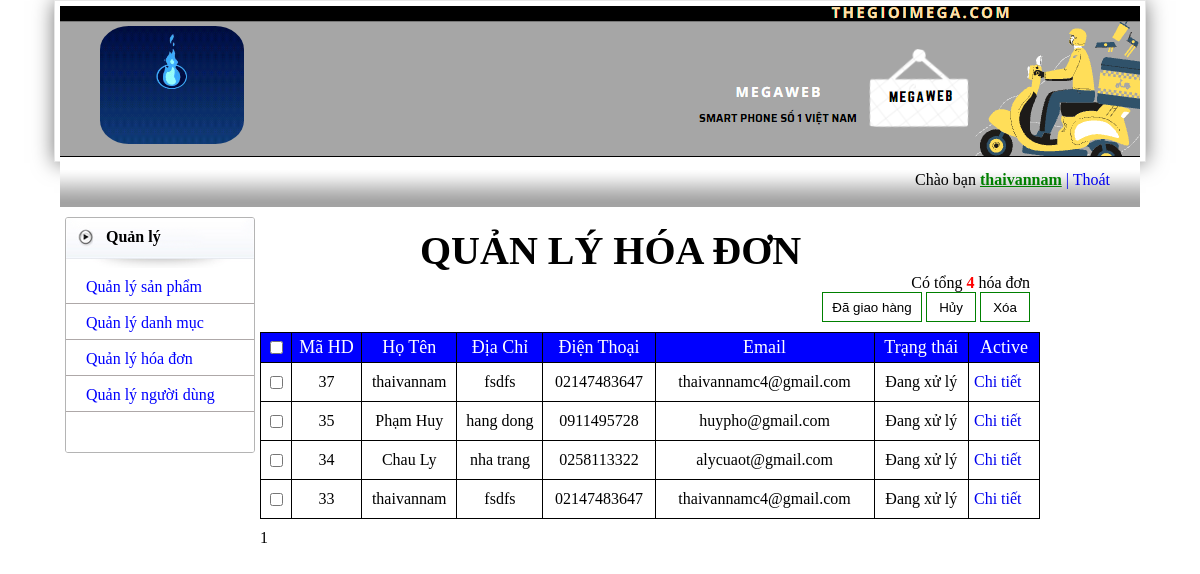
Screenshot of /admin/admin.php?admin=hienthihd (signed in) with the database file from the repository.
### tables this page shows
CREATE TABLE `hoadon` (
  `mahd` int(11) NOT NULL,
  `idnd` int(11) NOT NULL,
  `hoten` varchar(50) NOT NULL,
  `diachi` varchar(255) NOT NULL,
  `dienthoai` int(11) NOT NULL,
  `email` varchar(255) NOT NULL,
  `ngaydathang` date NOT NULL,
  `trangthai` int(11) NOT NULL
);

### admin/hoadon.php (the view, shortened to what this page needs)
<link rel="stylesheet" href="css/hienthi_sp.css">
<?php
	include ('../include/connect.php');
    $select = "select * from hoadon";
    $query = mysqli_query($mysqli,$select);
    $dem = mysqli_num_rows($query);
?>
<div class="quanlysp">
	<h3>QUẢN LÝ HÓA ĐƠN</h3>
	<p>Có tổng <font color=red><b><?php echo $dem ?></b></font> hóa đơn</p><br>
	<form action="admin.php?admin=xulyhd" method="post">
		<div id="check">
			<p>
				<input type="submit" name="giaohang" value="Đã giao hàng" />
				<input type="submit" name="huy" value="Hủy" />
				<input type="submit" name="xoa" value="Xóa" />
			</p>
		</div>
</div>
<table>
    <tr class='tieude_hienthi_sp'>
        <td width="30"><input type="checkbox" name="check"  class="checkbox" onclick="checkall('item', this)"></td>
        <td>Mã HD</td>
        <td>Họ Tên</td>
        <td>Địa Chỉ</td>
        <td>Điện Thoại</td>
        <td>Email</td>
        <td>Trạng thái</td>
        <td colspan=2>Active</td>
    </tr>
    <?php
		if(!isset($_GET['page'])){
		$page = 1;
		} else {
		$page = $_GET['page'];
		}
		$max_results = 10;
		$from = (($page * $max_results) - $max_results);
		$sql = mysqli_query($mysqli,"SELECT * FROM hoadon ORDER by mahd DESC  LIMIT $from, $max_results");
    if($dem > 0)
        while ($bien = mysqli_fetch_array($sql))
        {
?>
            <tr class='noidung_hienthi_sp'>
                <td class="masp_hienthi_sp"><input type="checkbox" name="id[]" class="item" class="checkbox" value="<?=$bien['mahd']?>"/></td>
                <td class="masp_hienthi_sp"><?php  echo $bien['mahd'] ?></td>
                <td class="stt_hienthi_sp"><?php echo $bien['hoten'] ?></td>
				<td class="sl_hienthi_sp"><?php echo $bien['diachi'] ?></td>
				<td class="sl_hienthi_sp">0<?php echo $bien['dienthoai'] ?></td>
				<td class="sl_hienthi_sp"><?php echo $bien['email'] ?></td>
				<td class="sl_hienthi_sp"><?php if($bien['trangthai']==1) echo "Đang xử lý"; else if($bien['trangthai']==2) echo"Đã giao hàng"; else echo"Đã hủy đơn hàng";?></td>
				<td class="active_hienthi_sp" style="width:70px;"><a href="admin.php?admin=chitiethoadon&mahd=<?php echo $bien['mahd']; ?> " style="float:left;">Chi tiết</a>
				</td>
            </tr>
<?php
    }
    else echo "<tr><td colspan='6'>Không có sản phẩm trong CSDL</td></tr>";
?>
</table>
	<div id="phantrang_sp">
	<?php
			$result = mysqli_query($mysqli,"SELECT COUNT(*) as Num FROM hoadon");
			$row = mysqli_fetch_assoc($result);
			$total_results = $row['Num'];
			$total_pages = ceil($total_results / $max_results);
			for($i = 1; $i <= $total_pages; $i++){
			if(($page) == $i){
			echo "$i&nbsp;";
			} else {
			echo "<a href=\"".$_SERVER['PHP_SELF']."?admin=hienthihd&page=$i\"><button class='so'>$i</button></a>&nbsp;";
			}
			}
	?>
	</div>

### admin/css/admin1.css (style rules this page uses)
* { margin: 0; padding: 0; }
table { margin: 0; padding: 0; text-indent: 0; }
body { font-family: tahoma; }
a { text-decoration: none; }
#check { width: 100%; height: auto; overflow: hidden }
#check p input { width: 100px; height: 30px; cursor: pointer; background: white; border: 1px solid green; }
#check p input:nth-child(2) { width: 50px; }
#check p input:nth-child(3) { width: 50px }

### admin/css/hienthi_sp.css (style rules this page uses)
.quanlysp { padding: 10px 10px; }
.quanlysp h3 { font-size: 40px; padding-left: 150px; }
.quanlysp p { float: right; }
table { text-align: center; width: 780px; height: auto; border-collapse: collapse; }
tr td { border: 1px solid black; }
tr.tieude_hienthi_sp td { color: white; background: blue; height: 30px; font-size: 18px; }
#phantrang_sp { float: left; padding-top: 10px; }
.active_hienthi_sp a { float: left; margin-left: 5px; padding: 10px 0px; }

### rows the page displays
hoadon: mahd "37", hoten "thaivannam", diachi "fsdfs", dienthoai "2147483647", email "thaivannamc4@gmail.com", trangthai "Đang xử lý"
hoadon: mahd "35", hoten "Phạm Huy", diachi "hang dong", dienthoai "911495728", email "huypho@gmail.com", trangthai "Đang xử lý"
hoadon: mahd "34", hoten "Chau Ly", diachi "nha trang", dienthoai "258113322", email "alycuaot@gmail.com", trangthai "Đang xử lý"
hoadon: mahd "33", hoten "thaivannam", diachi "fsdfs", dienthoai "2147483647", email "thaivannamc4@gmail.com", trangthai "Đang xử lý"

### other values shown
$_SESSION['username'] "thaivannam"
$dem "4"
